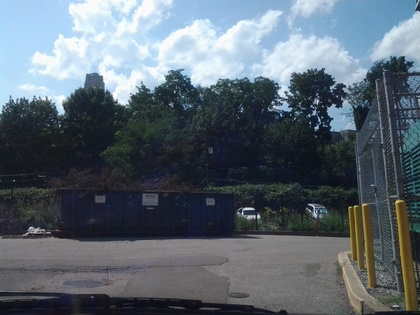
%> input picture analysis/textureClassification/data/IMG_20120730_155553.jpg, 420 x 315 px, shrunk from 800 x 600 before the run
$ octave --eval "result = patchDescriptor(imread('data/IMG_20120730_155553.jpg'));"   (GNU Octave 9; MATLAB toolbox functions it lacks are replaced by stand-ins)
%> lines starting %> are read from the running program, lines starting %| are printed output that depends on the picture
### analysis/textureClassification/makeLMfilters.m
function F=makeLMfilters
% Returns the LML filter bank of size 49x49x48 in F. To convolve an
% image I with the filter bank you can either use the matlab function
% conv2, i.e. responses(:,:,i)=conv2(I,F(:,:,i),'valid'), or use the
% Fourier transform.

  SUP=19;%49;                 % Support of the largest filter (must be odd)
  SCALEX=sqrt(2).^1; %sqrt(2).^[1:3];  % Sigma_{x} for the oriented filters
  NORIENT=6;              % Number of orientations

  NROTINV=3;
  NBAR=length(SCALEX)*NORIENT;
  NEDGE=length(SCALEX)*NORIENT;
  NF=NBAR+NEDGE+NROTINV;
  F=zeros(SUP,SUP,NF);
  hsup=(SUP-1)/2;
  [x,y]=meshgrid([-hsup:hsup],[hsup:-1:-hsup]);
  orgpts=[x(:) y(:)]';

  count=1;
  for scale=1:length(SCALEX),
    for orient=0:NORIENT-1,
      angle=pi*orient/NORIENT;  % Not 2pi as filters have symmetry
      c=cos(angle);s=sin(angle);
      rotpts=[c -s;s c]*orgpts;
      F(:,:,count)=makefilter(SCALEX(scale),0,1,rotpts,SUP);
      F(:,:,count+NEDGE)=makefilter(SCALEX(scale),0,2,rotpts,SUP);
      count=count+1;
    end;
  end;

  count=NBAR+NEDGE+1;
  SCALES=sqrt(2).^1; %sqrt(2).^[1:4];
  for i=1:length(SCALES),
    F(:,:,count)=normalise(fspecial('gaussian',SUP,SCALES(i)));
    F(:,:,count+1)=normalise(fspecial('log',SUP,SCALES(i)));
    F(:,:,count+2)=normalise(fspecial('log',SUP,3*SCALES(i)));
    count=count+3;
  end;
return

% [19 lines left out: functions makefilter, gauss1d, not called in this run]

function f=normalise(f), f=f-mean(f(:)); f=f/sum(abs(f(:))); return

### analysis/textureClassification/patchDescriptor.m
function features = patchDescriptor(im)


% features(nseg, nf)
%   Feature Descriptions:
%      01 - 03: mean rgb
%      04 - 06: hsv conversion
%      07 - 11: hue histogram
%      12 - 14: sat histogram
%      15 - 29: mean texture response
%      30 - 44: texture response histogram
%      45 - 46: mean x-y
%      47 - 48: 10th, 90th perc. x
%      49 - 50: 10th, 90th perc. y
%      51 - 51: h / w
%      52 - 52: area
% color
imhsv = rgb2hsv(im);
%> imhsv: size 315x420x3 double; mean H, S, V 0.569, 0.255, 0.448
grayim = imhsv(:, :, 3);
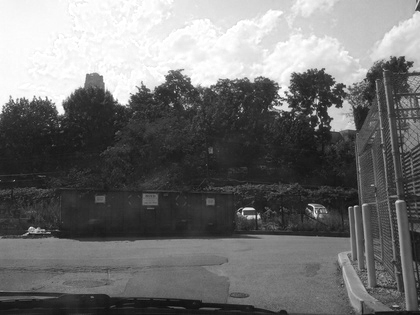
%> grayim: size 315x420 double; min 0.0471, max 1, mean 0.448
[imh imw] = size(grayim);
%> imh = 315; imw = 420

% parameters
canny_low = 0.05;
canny_high = 0.12;
canny_sigma = 1;

% canny edge detector
edgemap = double(edge(grayim,'canny',[canny_low,canny_high],canny_sigma));
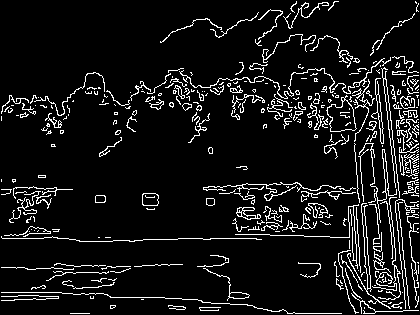
%> edgemap: size 315x420 double; values 0 (black) and 1 (white), 8.5% white in thin lines or dots


%[edgemap, edgemap_edgeid, edgemap_ptid, edgenormals] = cannyplus(im);
%figure(2);
%imagesc(edgemap_edgeid);
pixels = regionprops(edgemap,'PixelIdxList');


ncolor = 6; % mean rgb, hsv
ncolhist = 8;
ntexthist = 15;
nloc = 8; % mean x-y, 10th, 90th percentile x-y, w/h, area
filtext = makeLMfilters;
ntext = size(filtext, 3);
nseg = size(pixels, 1);
%> nseg = 1
if ntext~=15
    disp('warning: expecting 15 texture filters')
end

features = zeros(1, ncolor+ntext+ncolhist+ntexthist+ntexthist);


npix = imh*imw;
%> npix = 132300

hhist = 1 + (imhsv(:, :, 1) > 0.2) + (imhsv(:, :, 1) > 0.4) + ...
    (imhsv(:, :, 1) > 0.6) + (imhsv(:, :, 1) > 0.8);
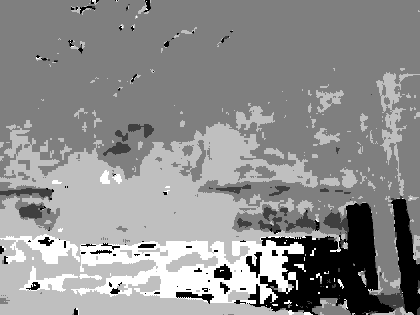
%> hhist: size 315x420 double; min 1, max 5, mean 3.24; drawn with min black and max white
shist = 1 + (imhsv(:, :, 2) > 0.33) + (imhsv(:, :, 2) > 0.67);
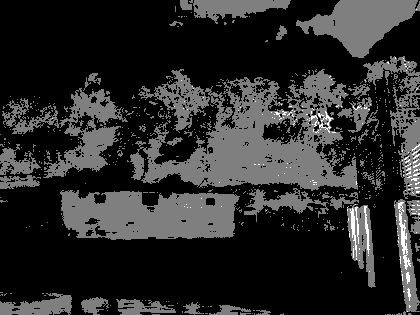
%> shist: size 315x420 double; min 1, max 3, mean 1.33; drawn with min black and max white

% texture
imtext = zeros([imh imw ntext]);
for f = 1:ntext
    imtext(:, :, f) = abs(imfilter(im2single(grayim), filtext(:, :, f), 'same'));
end
[tmp, texthist] = max(imtext, [], 3);
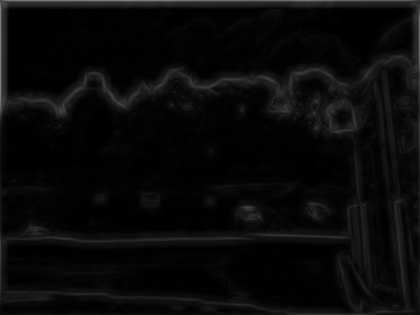
%> tmp: size 315x420 double; min 0.000456, max 0.495, mean 0.0394
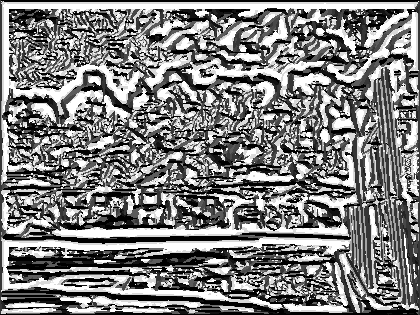
%> texthist: size 315x420 double; min 1, max 15, mean 8.05; drawn with min black and max white

allPixelsOnEdge=[];
for s = 1:nseg
    allPixelsOnEdge = [allPixelsOnEdge;pixels(s).PixelIdxList];
end
%> this loop made 1 pass


if(size(allPixelsOnEdge,1)>0)
    %spstats = regionprops(imsegs.segimage, 'PixelIdxList');
    s=1;
    % rgb means
    f = 0;
    for k = 1:3
        features(s, f+k) = mean(im(allPixelsOnEdge+(k-1)*imw*imh));
    end
%> after the loop, features = 59 values, max 93.86 at index 3, min 0 at index 4, mean 4.43
    f = f + 3;
    % hsv means
    features(s, f+[1:3]) = rgb2hsv(features(s, [1:3]));
    f = f + 3;
    % hue histogram
    features(s, f+[1:5]) = hist(hhist(allPixelsOnEdge), [1:5])+1;
    features(s, f+[1:5]) = features(s, f+[1:5]) / sum(features(s, f+[1:5]));
    f = f + 5;
    % sat histogram
    features(s, f+[1:3]) = hist(shist(allPixelsOnEdge), [1:3])+1;
    features(s, f+[1:3]) = features(s, f+[1:3]) / sum(features(s, f+[1:3]));
    f = f + 3;
    % texture means
    for k = 1:ntext
        features(s, f+k) = mean(imtext(allPixelsOnEdge+(k-1)*npix));
    end
%> after the loop, features = 59 values, max 93.86 at index 3, min 0 at index 30, mean 6.08
%> `result = patchDescriptor(imread('data/IMG_20120730_155553.jpg'));`: result = 59 values, max 93.86 at index 3, min 0.00318 at index 38, mean 6.11
    f = f + ntext;
    % texture histogram
    features(s, f+(1:ntext)) = hist(texthist(allPixelsOnEdge), (1:ntext))+1;
    features(s, f+(1:ntext)) = features(s, f+(1:ntext)) / sum(features(s, f+(1:ntext)));
    f = f + ntext;
    features(s, f+(1:ntext)) = hist(texthist(1:npix), (1:ntext))+1;
    features(s, f+(1:ntext)) = features(s, f+(1:ntext)) / sum(features(s, f+(1:ntext)));


end
